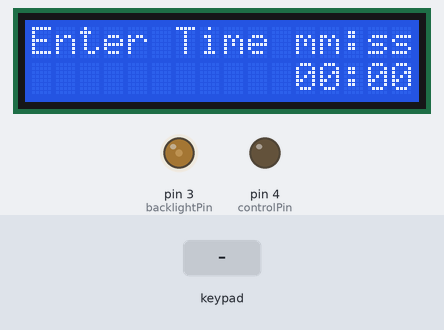
A sketch run on a simulated Arduino Nano, built with avr-gcc and run on an emulated ATmega328P. Parts: 16×2 character LCD, output pins drawn as LEDs (lit = HIGH). The test bench sets the inputs (shaded band).

Above: at 5.3 s.
5.4 s: keypad keys 5 6 7 8 A pressed 0.4 s apart
At 7.6 s:
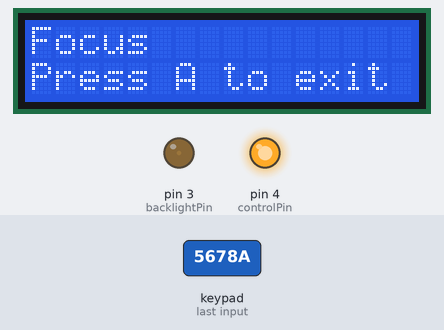
8.9 s: key '1' pressed
At 9.7 s:
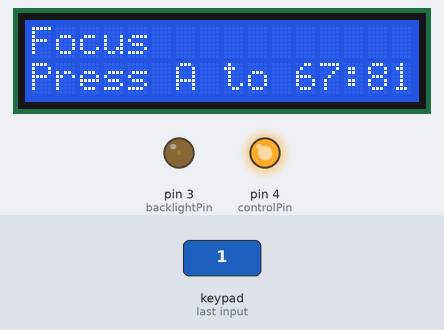
10.4 s: key '*' pressed
At 10.8 s:
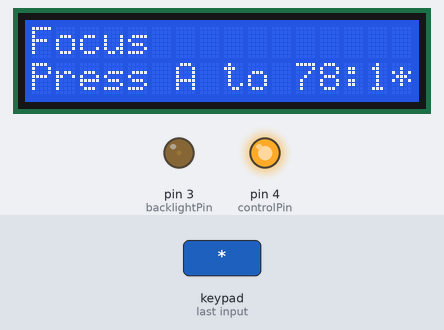
11.9 s: keypad keys 5 6 7 8 # pressed 0.4 s apart
At 14.3 s:
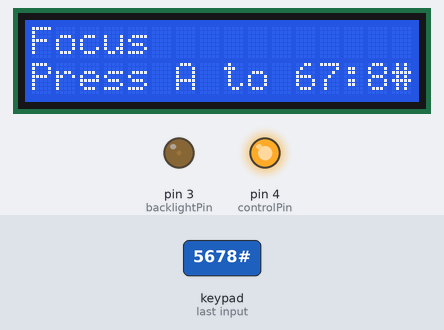
15.4 s: key 'A' pressed
At 16.6 s:
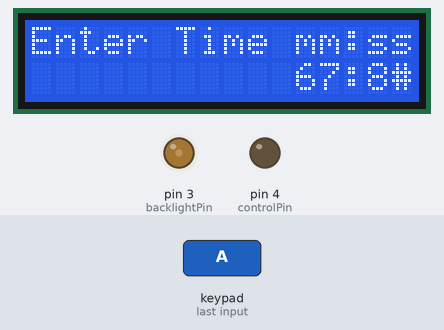
16.9 s: keypad keys 5 6 7 8 * pressed 0.4 s apart
At 19.3 s:
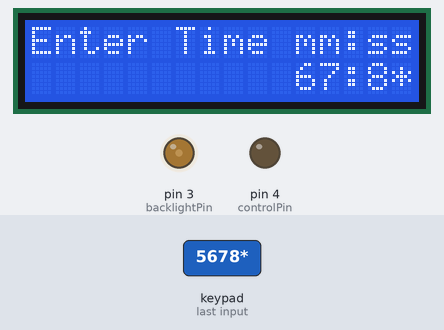
Timing chart, 0 to 20.8 s (numbered marks = the images above; inputs shaded):
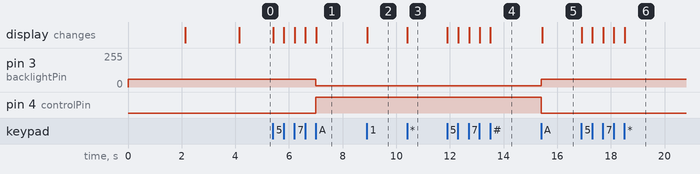

Measured:
- after the input at 5.4 s, pin 3 (backlightPin): 60/255 → 10/255 after 1.6 s; pin 4 (controlPin): LOW → HIGH after 1.6 s; the display: first changes at once (image 1 shows a later state)
- after the input at 8.9 s, the display: changes at once (image 2)
- after the input at 10.4 s, the display: changes at once (image 3)
- after the input at 11.9 s, the display: first changes at once (image 4 shows a later state)
- after the input at 15.4 s, pin 3 (backlightPin): 10/255 → 60/255 at once; pin 4 (controlPin): HIGH → LOW at once; the display: changes at once (image 5)
- after the input at 16.9 s, the display: first changes at once (image 6 shows a later state)

The sketch:

enlargertimer-1.1.ino
```cpp
//Base code altered from https://bit.ly/2YWi3h1
//Leigh Works Enlarger Linear Timer project by A Wesley-August 14.08.2019
//Code is open source and free to be modified for non-profit purposes
//Check out leigh.works & bonsaimad.co.uk

//Hardware:
//  *Arduino Nano
//  *4x4 Keypad
//      1 -> 12
//      2 -> 11
//      3 -> 10
//      4 -> 9
//      5 -> 8
//      6 -> 7
//      7 -> 6
//      8 -> 5
//  *16x2 IIC LCD (preferrably red on black, but can use safelight such as 'Kodak 1A' filter over other colours)
//      VCC -> 5v
//      GND -> GND
//      SDA -> A4
//      SCL -> A5
//      LED+ -> 3
//  #Relay
//      Signal -> pin 4


#include <Wire.h>
#include <LiquidCrystal_I2C.h>
#include <Keypad.h>

int controlPin = 4;
int backlightPin = 3;
int backlightVal = 60;
char currentTimeValue[4];
int currentState = 1;
int focusFlag = 1;
int timerSeconds = 0;
int lpcnt = 0;
String versionNumber = "V1.1";

//define the keypad
const byte rows = 4;
const byte cols = 4;
char keys[rows][cols] = {

  {'1', '2', '3', 'A'},
  {'4', '5', '6', 'B'},
  {'7', '8', '9', 'C'},
  {'*', '0', '#', 'D'}
};

byte rowPins[rows] = {5, 6, 7, 8};
byte colPins[cols] = {9, 10, 11, 12};

// Define Ghosty Character
byte ghosty[8] = {
  B00000,
  B01110,
  B11111,
  B10101,
  B11111,
  B11111,
  B10101,
  B00000
};

Keypad keypad = Keypad(makeKeymap(keys), rowPins, colPins, rows, cols);
LiquidCrystal_I2C lcd(0x27, 16, 2); // set the LCD address to 0x27 for a 16 chars and 2 line display

void setup() {
  relayStatus(false);
  Serial.begin(9600);
  //setup and turn off relay
  pinMode(controlPin, OUTPUT);


  //Initialize the lcd
  lcd.init();

  //Welcome Screen.
  lcd.backlight();
  analogWrite(backlightPin, backlightVal);

  lcd.clear();
  lcd.createChar(0, ghosty);
  lcd.setCursor(0, 0);
  lcd.print(" BonsaiMadTimer ");
  lcd.setCursor(0, 1);
  lcd.print(char(0));
  lcd.print(" " + versionNumber + " ");
  lcd.print(char(0));

  delay(2000);

  lcd.clear();
  lcd.setCursor(0, 0);
  lcd.print(char(0));
  lcd.print(" Leigh Works ");
  lcd.print(char(0));
  lcd.setCursor(0, 1);
  lcd.print("Durst M370");

  delay(2000);

  //display main screen
  lcd.clear();
  dispTimeEntry();

  //setup default time to 00:00
  currentTimeValue[0] = '0';
  currentTimeValue[1] = '0';
  currentTimeValue[2] = '0';
  currentTimeValue[3] = '0';
  showEnteredTime();
}

void loop() {
  int l;
  char tempVal[3];
  char key = keypad.getKey();

  //key pressed and state is 1
  if (int(key) != 0 and currentState == 1) {

    switch (key) {
      // Manual override of the relay when not counting down for focus purposes
      case 'A':

        //Focus button pressed, englarger powered
        if ((focusFlag) == 1) {

          relayStatus(true);
          lcd.clear();
          lcd.setCursor(0,0);
          lcd.print("Focus");
          lcd.setCursor(0,1);
          lcd.print("Press A to exit");
          focusFlag = 2;

        //Focus button pressed again, enlarger unpowered
        }else{

           relayStatus(false);
           focusFlag = 1;
           lcd.clear();
           dispTimeEntry();
           showEnteredTime();
           currentState = 1;
           lpcnt = 0;
           timerSeconds = 0;
          }
        break;

      //Clear entered time values to 0
      case 'B':
        relayStatus(false);
        currentTimeValue[0] = '0';
        currentTimeValue[1] = '0';
        currentTimeValue[2] = '0';
        currentTimeValue[3] = '0';
        showEnteredTime();
        currentState = 1;

        lpcnt = 0;
        timerSeconds = 0;
        break;

      //Currently not used
      case 'C':
        break;

      //Expose for entered time
      case 'D':
        tempVal[0] = currentTimeValue[0];
        tempVal[1] = currentTimeValue[1];
        tempVal[2] = 0;

        timerSeconds = atol(tempVal) * 60;

        tempVal[0] = currentTimeValue[2];
        tempVal[1] = currentTimeValue[3];
        tempVal[2] = 0;

        timerSeconds = timerSeconds + atol(tempVal);
        currentState = 2;
        break;

      default:
        currentTimeValue[0] = currentTimeValue[1];
        currentTimeValue[1] = currentTimeValue[2];
        currentTimeValue[2] = currentTimeValue[3];
        currentTimeValue[3] = key;
        showEnteredTime();
        break;
    }
  }

  if (currentState == 2) {
    if (int(key) != 0) {

      // Cancel the exposure and return to time entry screen, original time value remains
      if (key == 'B') {
        relayStatus(false);
        lcd.clear();
        dispTimeEntry();
        showEnteredTime();
        currentState = 1;
        lpcnt = 0;
        timerSeconds = 0;
      }

    } else {

      //Counting down
      if (lpcnt > 9) {
        lpcnt = 0;
        --timerSeconds;
        showCountdown();

        //Countdown finished, returns to main screen
        if (timerSeconds <= 0) {
          currentState = 1;
          relayStatus(false);
          lcd.clear();
          dispTimeEntry();
          showEnteredTime();

        } else {

          relayStatus(true);
        }
      }

      ++lpcnt;
      delay(100);
    }
  }
}

void showEnteredTime() {
  lcd.setCursor(11, 1);
  lcd.print(currentTimeValue[0]);
  lcd.print(currentTimeValue[1]);
  lcd.print(":");
  lcd.print(currentTimeValue[2]);
  lcd.print(currentTimeValue[3]);
}

void relayStatus(bool state) {
  if (state){
    digitalWrite(controlPin, HIGH);
    analogWrite(backlightPin, 10);
  }else{
    digitalWrite(controlPin, LOW);
    analogWrite(backlightPin, backlightVal);
  }
}

void showCountdown() {
  char timest[6];
  lcd.clear();
  lcd.setCursor(0, 0);
  lcd.print("EXPOSING");
  lcd.setCursor(0, 1);
  sprintf(timest, "%d:%.2d", (timerSeconds / 60), (timerSeconds - ((timerSeconds / 60) * 60)));
  lcd.print(timest);
}

void dispTimeEntry() {
  lcd.clear();
  lcd.setCursor(0, 0);
  lcd.print("Enter Time mm:ss:");
}
```
